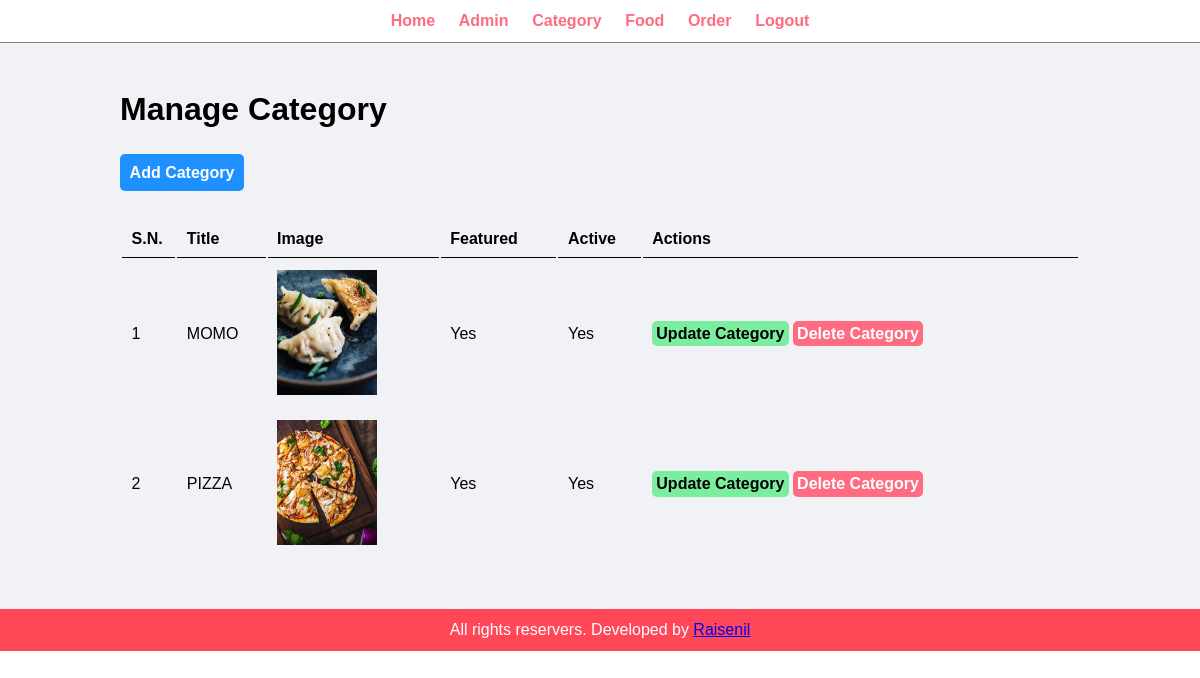
Screenshot of /admin/manage-category.php (signed in) with the database file from the repository.
### tables this page shows
CREATE TABLE `tbl_category` (
  `id` int(10) UNSIGNED NOT NULL,
  `title` varchar(100) NOT NULL,
  `image_name` varchar(255) NOT NULL,
  `featured` varchar(10) NOT NULL,
  `active` varchar(10) NOT NULL
);

### admin/manage-category.php (the view, shortened to what this page needs)
<?php
    include("partials/menu.php");
?>
    <div class="main-content">
        <div class="wrapper">
            <h1>Manage Category</h1>
            <br>
            <br>
            <a href="<?php echo SITEURL; ?>admin/add-category.php" class="btn-primary">Add Category</a>
            <br><br><br>
            <table class="tbl-full">
                <tr>
                    <th>S.N.</th>
                    <th>Title</th>
                    <th>Image</th>
                    <th>Featured</th>
                    <th>Active</th>
                    <th>Actions</th>
                </tr>
                <?php
                    $sql = "SELECT * FROM tbl_category";
                    $res=mysqli_query($conn, $sql);
                    if($res==TRUE){
                        $count = mysqli_num_rows($res);
                        $sn=1;
                        if($count>0){
                            while($rows=mysqli_fetch_assoc($res)){
                                $id = $rows['id'];
                                $title = $rows['title'];
                                $image_name = $rows['image_name'];
                                $featured = $rows['featured'];
                                $active = $rows['active'];
                            ?>
                            <tr>
                                <td><?php echo $sn++?></td>
                                <td><?php echo $title?></td>
                                <td>
                                    <?php
                                        if($image_name!=""){
                                            ?>
                                                <img src="<?php echo SITEURL;?>images/category/<?php echo $image_name;?>" width= "100px">
                                            <?php
                                        }else{
                                            echo "<div class = 'error'>Image Not Added.</div>";
                                        }
                                    ?>
                                </td>
                                <td><?php echo $featured?></td>
                                <td><?php echo $active?></td>
                                <td>
                                    <a href="<?php echo SITEURL; ?>admin/update-category.php?id=<?php echo $id; ?>" class="btn-secondary">Update Category</a>
                                    <a href="<?php echo SITEURL; ?>admin/delete-category.php?id=<?php echo $id; ?>&image_name=<?php echo $image_name;?>" class="btn-red">Delete Category</a>
                                </td>
                            </tr>
                            <?php
                            }
                        }else{
                            ?>
                            <tr>
                                <td colspan = "6"><div class="error">No Category Added.</div></td>
                            </tr>
                            <?php
                        }
                    }
                ?>
            </table>
        </div>
    </div>
<?php include("partials/footer.php");?>

### css/admin.css (style rules this page uses)
* { margin: 0 0; padding: 0 0; font-family: Arial, Helvetica, sans-serif; }
.wrapper { padding: 1%; width: 80%; margin: 0 auto; }
.tbl-full { width: 100%; }
table tr th { border-bottom: 1px solid black; padding: 1%; text-align: left; }
table tr td { padding: 1%; }
.btn-primary { background-color: #1e90ff; padding: 1%; color: white; text-decoration: none; font-weight: bold; border-radius: 5px; }
.btn-secondary { background-color: #7bed9f; padding: 1%; color: black; text-decoration: none; font-weight: bold; border-radius: 5px; }
.btn-red { background-color: #ff6b81; padding: 1%; color: white; text-decoration: none; font-weight: bold; border-radius: 5px; }
.main-content { background-color: #f1f2f6; padding: 3% 0; }

### rows the page displays
tbl_category: title "MOMO", image_name (picture), featured "Yes", active "Yes"
tbl_category: title "PIZZA", image_name (picture), featured "Yes", active "Yes"
